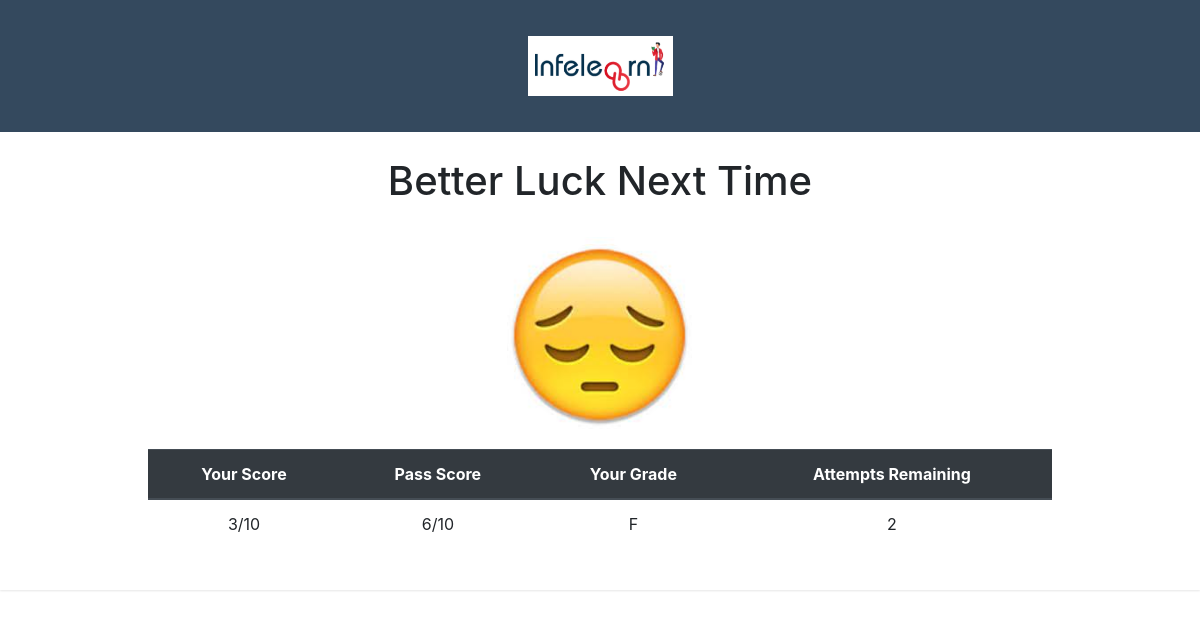
Screenshot of /quiz/thanks/tharun.kunduru@gmail.com with the database file from the repository.
### quiz/models.py (models this page shows)
class User(models.Model):
    mail=models.CharField(max_length=50,primary_key=True)
    password=models.CharField(max_length=25)
    marks_secured=models.IntegerField(default=0)
    grade=models.CharField(max_length=2,choices=grade_choices,default="NA")
    attempts=models.IntegerField(default=3)

### quiz/views.py (the view)
# urls.py: path('quiz/thanks/<str:id>',thanks,name="thanks"),
def thanks(re,id):
	data = User.objects.get(mail=id)
	return render(re,'thanks.html',{'data1':data})

### quiz/templates/thanks.html (shortened to what this page needs)
{% load static %}
<!DOCTYPE html>
<html lang="en">
<head>
  <link rel="stylesheet" href="https://cdn.jsdelivr.net/npm/bootstrap@4.6.0/dist/css/bootstrap.min.css">
</head>
<body>
<div>
  <div style="background-color:#34495E;padding:3% 0;">
    <center>
      <img src="{% static 'images/logo.PNG' %}" style="width:145px;height:60px;" alt="">
    </center>
  </div>
    <div id="content">
            <h1 id="message">Test submitted successfully!!!</h1><br />
            <img id="image" src="{% static 'images/thank.jpeg' %}" style="width:200px;height:200px;" alt="">
            <div style="padding:1% 11%;">
                <table class=" table ">
                  <thead class="thead-dark">
                    <th>Your Score</th>
                    <th>Pass Score</th>
                    <th>Your Grade</th>
                    <th>Attempts Remaining</th>
                  </thead>
                  <tr>
                    <td >{{data1.marks_secured}}/10</td>
                    <td >6/10</td>
                    <td >{{data1.grade}}</td>
                    <td >{{data1.attempts}}</td>
                  </tr>
              </table>
            </div>
    </div>
</div>
</body>
</html>

### quiz/templates/thanks.html (style rules this page uses)
#content { text-align: center; display: block; width: 100%; height: 100%; background: #fff; padding: 25px 20px; padding-bottom: 15px; -webkit-box-shadow: rgba(0, 0, 0, 0.1) 0px 1px 2px 0px; -moz-box-shadow: rgba(0, 0, 0, 0.1) 0px 1px 2px 0px; box-shadow: rgba(0, 0, 0, 0.1) 0px 1px 2px 0px; }

### rows the page displays
User: marks_secured "3", grade "F", attempts "2"
